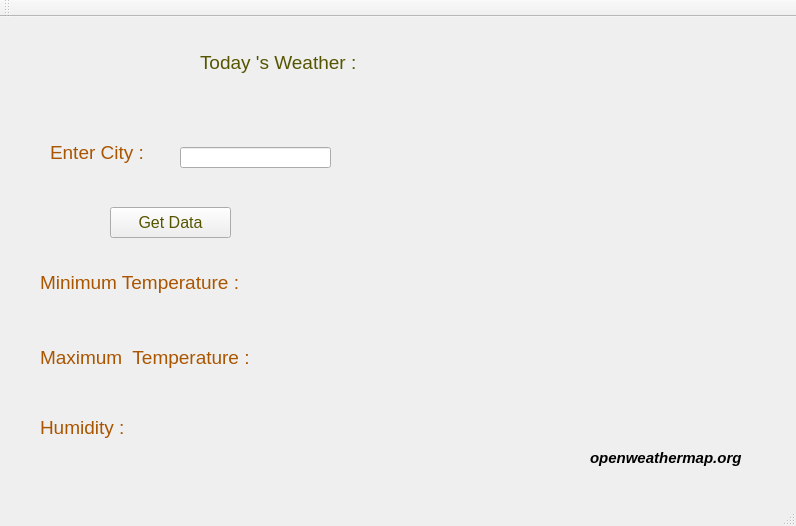
<?xml version="1.0" encoding="UTF-8"?>
<ui version="4.0">
 <class>MainWindow</class>
 <widget class="QMainWindow" name="MainWindow">
  <property name="geometry">
   <rect>
    <x>0</x>
    <y>0</y>
    <width>796</width>
    <height>526</height>
   </rect>
  </property>
  <property name="windowTitle">
   <string>MainWindow</string>
  </property>
  <widget class="QWidget" name="centralWidget">
   <widget class="QLabel" name="label">
    <property name="geometry">
     <rect>
      <x>40</x>
      <y>230</y>
      <width>211</width>
      <height>71</height>
     </rect>
    </property>
    <property name="font">
     <font>
      <pointsize>14</pointsize>
     </font>
    </property>
    <property name="styleSheet">
     <string notr="true">color: rgb(170, 85, 0);</string>
    </property>
    <property name="text">
     <string>Minimum Temperature :</string>
    </property>
   </widget>
   <widget class="QLabel" name="label_2">
    <property name="geometry">
     <rect>
      <x>40</x>
      <y>310</y>
      <width>211</width>
      <height>61</height>
     </rect>
    </property>
    <property name="font">
     <font>
      <pointsize>14</pointsize>
     </font>
    </property>
    <property name="styleSheet">
     <string notr="true">color: rgb(170, 85, 0);</string>
    </property>
    <property name="text">
     <string>Maximum  Temperature :</string>
    </property>
   </widget>
   <widget class="QLabel" name="label_3">
    <property name="geometry">
     <rect>
      <x>40</x>
      <y>380</y>
      <width>201</width>
      <height>61</height>
     </rect>
    </property>
    <property name="font">
     <font>
      <pointsize>14</pointsize>
     </font>
    </property>
    <property name="styleSheet">
     <string notr="true">color: rgb(170, 85, 0);
</string>
    </property>
    <property name="text">
     <string>Humidity :</string>
    </property>
   </widget>
   <widget class="QLabel" name="label_4">
    <property name="geometry">
     <rect>
      <x>300</x>
      <y>230</y>
      <width>211</width>
      <height>71</height>
     </rect>
    </property>
    <property name="font">
     <font>
      <pointsize>14</pointsize>
     </font>
    </property>
    <property name="styleSheet">
     <string notr="true">color: rgb(170, 85, 0);</string>
    </property>
    <property name="text">
     <string/>
    </property>
   </widget>
   <widget class="QLabel" name="label_5">
    <property name="geometry">
     <rect>
      <x>300</x>
      <y>310</y>
      <width>211</width>
      <height>71</height>
     </rect>
    </property>
    <property name="font">
     <font>
      <pointsize>14</pointsize>
     </font>
    </property>
    <property name="styleSheet">
     <string notr="true">color: rgb(170, 85, 0);</string>
    </property>
    <property name="text">
     <string/>
    </property>
   </widget>
   <widget class="QPushButton" name="pushButton">
    <property name="geometry">
     <rect>
      <x>110</x>
      <y>190</y>
      <width>121</width>
      <height>31</height>
     </rect>
    </property>
    <property name="font">
     <font>
      <pointsize>12</pointsize>
     </font>
    </property>
    <property name="styleSheet">
     <string notr="true">color:rgb(85, 85, 0);</string>
    </property>
    <property name="text">
     <string>Get Data</string>
    </property>
   </widget>
   <widget class="QLabel" name="label_6">
    <property name="geometry">
     <rect>
      <x>200</x>
      <y>10</y>
      <width>241</width>
      <height>71</height>
     </rect>
    </property>
    <property name="font">
     <font>
      <pointsize>14</pointsize>
     </font>
    </property>
    <property name="styleSheet">
     <string notr="true">color: rgb(85, 85, 0);</string>
    </property>
    <property name="text">
     <string>Today 's Weather :</string>
    </property>
   </widget>
   <widget class="QLineEdit" name="lineEdit">
    <property name="geometry">
     <rect>
      <x>180</x>
      <y>130</y>
      <width>151</width>
      <height>21</height>
     </rect>
    </property>
    <property name="styleSheet">
     <string notr="true">color: rgb(170, 85, 0);</string>
    </property>
   </widget>
   <widget class="QLabel" name="label_7">
    <property name="geometry">
     <rect>
      <x>50</x>
      <y>100</y>
      <width>211</width>
      <height>71</height>
     </rect>
    </property>
    <property name="font">
     <font>
      <pointsize>14</pointsize>
     </font>
    </property>
    <property name="styleSheet">
     <string notr="true">color: rgb(170, 85, 0);</string>
    </property>
    <property name="text">
     <string>Enter City :</string>
    </property>
   </widget>
   <widget class="QLabel" name="label_8">
    <property name="geometry">
     <rect>
      <x>300</x>
      <y>380</y>
      <width>211</width>
      <height>71</height>
     </rect>
    </property>
    <property name="font">
     <font>
      <pointsize>14</pointsize>
     </font>
    </property>
    <property name="styleSheet">
     <string notr="true">color: rgb(170, 85, 0);</string>
    </property>
    <property name="text">
     <string/>
    </property>
   </widget>
   <widget class="QLabel" name="label_9">
    <property name="geometry">
     <rect>
      <x>590</x>
      <y>420</y>
      <width>191</width>
      <height>41</height>
     </rect>
    </property>
    <property name="font">
     <font>
      <pointsize>11</pointsize>
      <weight>75</weight>
      <italic>true</italic>
      <bold>true</bold>
     </font>
    </property>
    <property name="text">
     <string>openweathermap.org</string>
    </property>
   </widget>
   <widget class="QLabel" name="label_10">
    <property name="geometry">
     <rect>
      <x>380</x>
      <y>10</y>
      <width>241</width>
      <height>71</height>
     </rect>
    </property>
    <property name="font">
     <font>
      <pointsize>14</pointsize>
     </font>
    </property>
    <property name="styleSheet">
     <string notr="true">color: rgb(170, 85, 0);</string>
    </property>
    <property name="text">
     <string/>
    </property>
   </widget>
  </widget>
  <widget class="QMenuBar" name="menuBar">
   <property name="geometry">
    <rect>
     <x>0</x>
     <y>0</y>
     <width>796</width>
     <height>21</height>
    </rect>
   </property>
  </widget>
  <widget class="QToolBar" name="mainToolBar">
   <attribute name="toolBarArea">
    <enum>TopToolBarArea</enum>
   </attribute>
   <attribute name="toolBarBreak">
    <bool>false</bool>
   </attribute>
  </widget>
  <widget class="QStatusBar" name="statusBar"/>
 </widget>
 <layoutdefault spacing="6" margin="11"/>
 <resources/>
 <connections/>
</ui>
